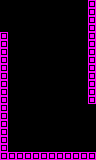

A level layout from a 2D game, rendered from its tile map. Below: a short description, then the map file with tile-grid data replaced by summaries:
An orthogonal 12x20 tile map with 8x8 px tiles, 1 tile layer (main) and 16 objects (15x block, enemyMultishot).

<map version="1.0" orientation="orthogonal" renderorder="right-down" width="12" height="20" tilewidth="8" tileheight="8" nextobjectid="105">
 <properties>
  <property name="L" type="int" value="1" />
  <property name="R" type="int" value="3" />
  <property name="type" value="tunnel" />
 </properties>
 <tileset firstgid="1" name="tiles" tilewidth="8" tileheight="8" tilecount="24" columns="6">
  <image source="../../../images/tiles.png" width="48" height="32" />
  <tile id="1">
   <properties>
    <property name="type" value="open" />
   </properties>
  </tile>
 </tileset>
 <layer name="main" width="12" height="20">
  <data>[240 cells, 40 non-empty, 1 distinct tile ids]</data>
 </layer>
 <objectgroup name="objects" />
 <objectgroup name="hazards">
  <object id="88" type="block" gid="2" x="56" y="96" width="8" height="8" />
  <object id="89" type="block" gid="2" x="80" y="96" width="8" height="8" />
  <object id="90" type="block" gid="2" x="64" y="96" width="8" height="8" />
  <object id="91" type="block" gid="2" x="72" y="48" width="8" height="8" />
  <object id="92" type="block" gid="2" x="40" y="88" width="8" height="8" />
  <object id="93" type="block" gid="2" x="48" y="48" width="8" height="8" />
  <object id="94" type="block" gid="2" x="40" y="56" width="8" height="8" />
  <object id="95" type="block" gid="2" x="40" y="72" width="8" height="8" />
  <object id="96" type="block" gid="2" x="56" y="48" width="8" height="8" />
  <object id="97" type="block" gid="2" x="72" y="96" width="8" height="8" />
  <object id="98" type="block" gid="2" x="48" y="96" width="8" height="8" />
  <object id="99" type="block" gid="2" x="40" y="80" width="8" height="8" />
  <object id="101" type="block" gid="2" x="40" y="64" width="8" height="8" />
  <object id="102" type="block" gid="2" x="80" y="48" width="8" height="8" />
  <object id="103" type="block" gid="2" x="64" y="48" width="8" height="8" />
 </objectgroup>
 <objectgroup name="enemies">
  <object id="104" type="enemyMultishot" gid="4" x="64" y="72" width="8" height="8" />
 </objectgroup>
</map>
